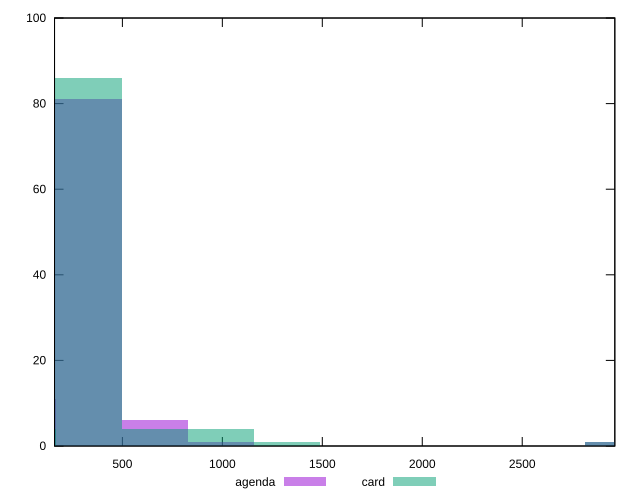

Reproduce this figure in gnuplot.
reset

$agenda <<EOF
330.8056733645136 81
0 11
661.6113467290272 6
2977.2510602806224 1
992.4170200935408 1
EOF

$card <<EOF
330.8056733645136 86
0 4
2977.2510602806224 1
992.4170200935408 4
661.6113467290272 4
1323.2226934580544 1
EOF

set key outside below
set boxwidth 330.8056733645136
set xrange [160.572:2963.203]
set yrange [0:100]
set trange [0:100]
set style fill transparent solid 0.5 noborder
set terminal svg size 640, 500 enhanced background rgb 'white'
set output "reports/report_00028_2021-02-24T12-49-42.674Z/server-response-time/comparison/histogram/1_vs_2.svg"

plot $agenda title "agenda" with boxes, \
     $card title "card" with boxes

reset
